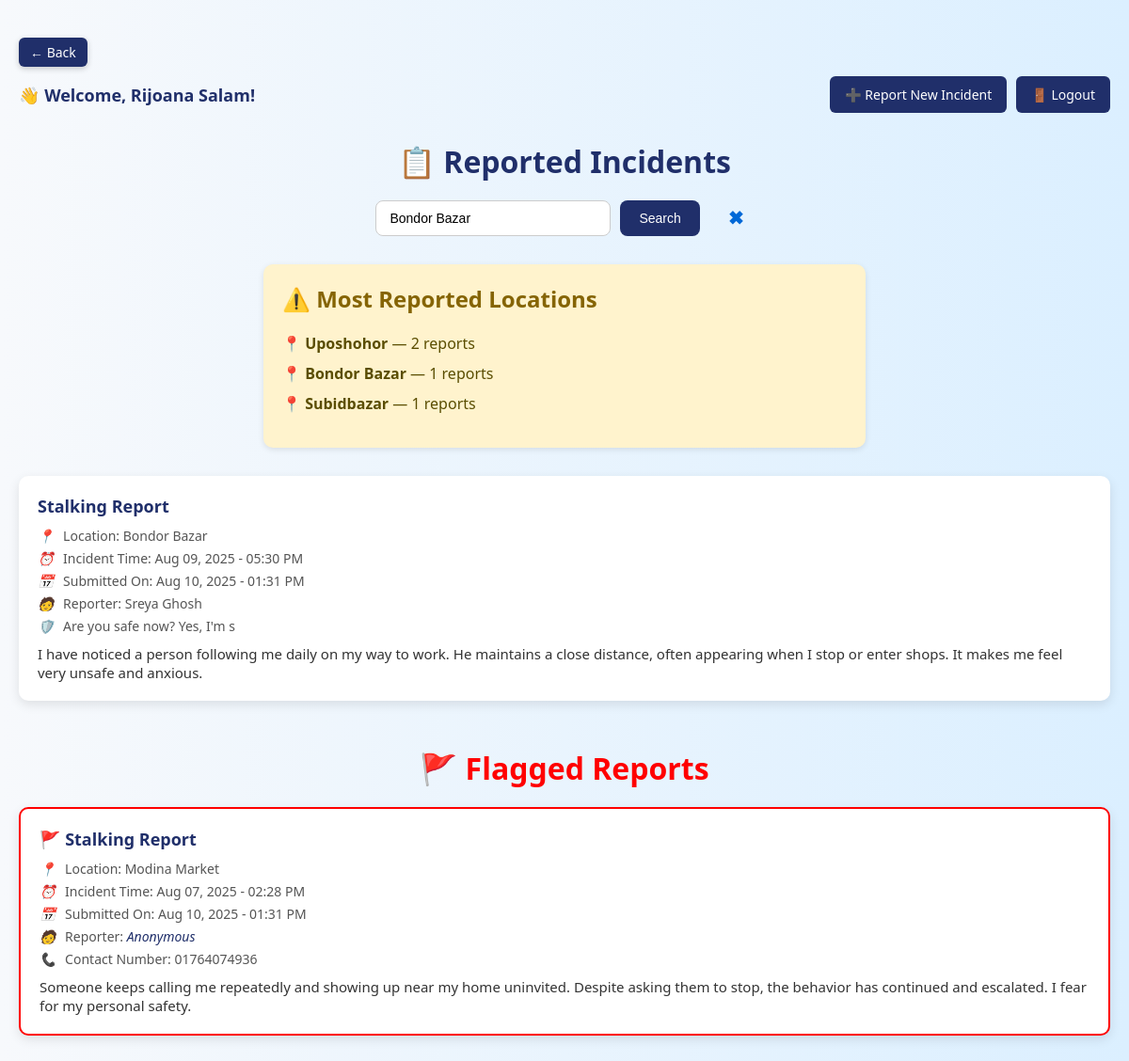
/dashboard.php?location=Bondor Bazar (signed in), run on the app's committed database.
### tables this page shows
CREATE TABLE `incidents` (
  `id` int(11) NOT NULL,
  `user_id` int(11) DEFAULT NULL,
  `type` varchar(50) DEFAULT NULL,
  `location` varchar(100) DEFAULT NULL,
  `incident_time` datetime DEFAULT NULL,
  `description` text DEFAULT NULL,
  `created_at` timestamp NOT NULL DEFAULT current_timestamp(),
  `safety_status` varchar(50) NOT NULL,
  `contact_number` varchar(20) DEFAULT NULL,
  `status` varchar(20) DEFAULT 'Pending',
  `is_fake` tinyint(1) DEFAULT 0,
  `anonymous` tinyint(1) DEFAULT 0,
  `location_id` int(11) DEFAULT NULL,
  `type_id` int(11) DEFAULT NULL,
  `flagged` tinyint(1) NOT NULL DEFAULT 0
);

CREATE TABLE `incident_types` (
  `type_id` int(11) NOT NULL,
  `type_name` varchar(100) NOT NULL
);

CREATE TABLE `locations` (
  `location_id` int(11) NOT NULL,
  `name` varchar(100) NOT NULL,
  `zone_type` varchar(50) DEFAULT NULL
);

CREATE TABLE `users` (
  `Id` int(11) NOT NULL,
  `fullname` varchar(100) NOT NULL,
  `Email` varchar(100) NOT NULL,
  `Password` varchar(255) NOT NULL,
  `NID` varchar(20) NOT NULL,
  `created_at` timestamp NOT NULL DEFAULT current_timestamp(),
  `is_admin` tinyint(1) NOT NULL DEFAULT 0
);

CREATE TABLE `feedback` (
  `feedback_id` int(11) NOT NULL,
  `report_id` int(11) NOT NULL,
  `response` varchar(10) NOT NULL
);

### dashboard.php (the view, shortened to what this page needs)
<?php
$conn = new mysqli("localhost", "root", "", "nirapodpoth_db");
$fullname = $_SESSION["fullname"] ?? 'User';
$locationFilter = $_GET['location'] ?? '';
$sql = "SELECT
    incidents.id,
    incidents.user_id,
    users.fullname AS reporter_name,
    incident_types.type_name AS incident_type,
    incidents.incident_time,
    incidents.description,
    incidents.safety_status,
    incidents.created_at,
    incidents.contact_number,
    locations.name AS location_name,
    feedback.response AS feedback_response
FROM incidents
LEFT JOIN users ON incidents.user_id = users.id
LEFT JOIN locations ON incidents.location_id = locations.location_id
LEFT JOIN incident_types ON incidents.type_id = incident_types.type_id
LEFT JOIN feedback ON incidents.id = feedback.report_id
WHERE incidents.status = 'Verified'
  AND incidents.is_fake = 0";
if (!empty($locationFilter)) {
    $locationFilterEscaped = $conn->real_escape_string($locationFilter);
    $sql .= " AND locations.name LIKE '%$locationFilterEscaped%'";
}
$sql .= " ORDER BY incidents.created_at DESC";
$result = $conn->query($sql);
$topLocationsSql = "
    SELECT l.name AS location_name, COUNT(i.id) AS total_reports
    FROM incidents i
    LEFT JOIN locations l ON i.location_id = l.location_id
    WHERE i.status = 'Verified' AND i.is_fake = 0
    GROUP BY l.location_id
    ORDER BY total_reports DESC
    LIMIT 3
";
$topLocationsResult = $conn->query($topLocationsSql);
$flaggedSql = "SELECT
    incidents.id,
    incidents.user_id,
    users.fullname AS reporter_name,
    incident_types.type_name AS incident_type,
    incidents.incident_time,
    incidents.description,
    incidents.safety_status,
    incidents.created_at,
    incidents.contact_number,
    locations.name AS location_name
FROM incidents
LEFT JOIN users ON incidents.user_id = users.id
LEFT JOIN locations ON incidents.location_id = locations.location_id
LEFT JOIN incident_types ON incidents.type_id = incident_types.type_id
WHERE incidents.is_fake = 1
ORDER BY incidents.created_at DESC";
$flaggedResult = $conn->query($flaggedSql);
?>
<!DOCTYPE html>
<html lang="en">
<head>
</head>
<body>
<?php
  $backUrl = ($_SESSION['is_admin'] ?? false) ? 'choose_dashboard.php' : 'index.php';
?>
<a href="<?= htmlspecialchars($backUrl) ?>" style="
  display: inline-block;
  margin-bottom: 10px;
  padding: 6px 12px;
  background-color: #202F6A;
  color: white;
  text-decoration: none;
  font-size: 14px;
  border-radius: 6px;
  box-shadow: 0 2px 6px rgba(0,0,0,0.2);
  transition: background-color 0.3s ease;
">
  ← Back
</a>
  <div class="top-bar">
    <div class="welcome">👋 Welcome, <?= htmlspecialchars($fullname) ?>!</div>
    <div class="actions">
      <a href="report_incident.php" class="btn">➕ Report New Incident</a>
      <a href="logout.php" class="btn">🚪 Logout</a>
    </div>
  </div>
  <h1>📋 Reported Incidents</h1>
  <div class="floating-search-wrapper">
    <form method="GET" class="floating-search-bar" id="searchForm">
      <input type="text" name="location" placeholder="Search by location" value="<?= htmlspecialchars($_GET['location'] ?? '') ?>">
      <button type="submit">Search</button>
      <div class="close-btn" onclick="toggleSearchBar(false)">✖</div>
    </form>
  </div>
  <?php if ($topLocationsResult && $topLocationsResult->num_rows > 0): ?>
    <div class="top-locations">
      <h2>⚠️ Most Reported Locations</h2>
      <ul>
        <?php while ($loc = $topLocationsResult->fetch_assoc()): ?>
          <li>📍 <strong><?= htmlspecialchars($loc['location_name'] ?? 'Unknown') ?></strong> — <?= $loc['total_reports'] ?> reports</li>
        <?php endwhile; ?>
      </ul>
    </div>
  <?php endif; ?>
  <div class="incident-container">
    <?php
    if ($result && $result->num_rows > 0) {
        while ($row = $result->fetch_assoc()) {
    ?>
        <div class="card">
          <h3><?= htmlspecialchars($row['incident_type']) ?> Report</h3>
          <div class="meta">
            <span><i>📍</i> Location: <?= htmlspecialchars($row['location_name'] ?? 'Unknown') ?></span>
            <span><i>⏰</i> Incident Time: <?= date("M d, Y - h:i A", strtotime($row['incident_time'])) ?></span>
            <span><i>📅</i> Submitted On: <?= date("M d, Y - h:i A", strtotime($row['created_at'])) ?></span>
            <span><i>🧑</i> Reporter:
              <?= !empty($row['reporter_name']) ? htmlspecialchars($row['reporter_name']) : '<i>Anonymous</i>' ?>
            </span>
            <?php if (!empty($row['feedback_response'])): ?>
              <span><i>🛡️</i> Are you safe now? <?= htmlspecialchars($row['feedback_response']) ?></span>
            <?php endif; ?>
          </div>
          <div class="description"><?= nl2br(htmlspecialchars($row['description'])) ?></div>
        </div>
    <?php
        }
    } else {
        echo "<p style='text-align:center;'>No incidents found matching your search.</p>";
    }
    ?>
  </div>
  <?php if ($flaggedResult && $flaggedResult->num_rows > 0): ?>
    <h1 style="margin-top:50px; color:red; text-align:center;">🚩 Flagged Reports</h1>
    <div class="incident-container">
      <?php while ($flag = $flaggedResult->fetch_assoc()): ?>
        <div class="card" style="border: 2px solid red;">
          <h3>🚩 <?= htmlspecialchars($flag['incident_type']) ?> Report</h3>
          <div class="meta">
            <span><i>📍</i> Location: <?= htmlspecialchars($flag['location_name'] ?? 'Unknown') ?></span>
            <span><i>⏰</i> Incident Time: <?= date("M d, Y - h:i A", strtotime($flag['incident_time'])) ?></span>
            <span><i>📅</i> Submitted On: <?= date("M d, Y - h:i A", strtotime($flag['created_at'])) ?></span>
            <span><i>🧑</i> Reporter:
              <?= !empty($flag['reporter_name']) ? htmlspecialchars($flag['reporter_name']) : '<i>Anonymous</i>' ?>
            </span>
            <?php if (!empty($flag['contact_number']) && ($_SESSION['is_admin'] ?? false)): ?>
              <span><i>📞</i> Contact Number: <?= htmlspecialchars($flag['contact_number']) ?></span>
            <?php endif; ?>
          </div>
          <div class="description"><?= nl2br(htmlspecialchars($flag['description'])) ?></div>
        </div>
      <?php endwhile; ?>
    </div>
  <?php endif; ?>
</body>
</html>

### dashboard.php (style rules this page uses)
body { margin: 0; font-family: 'Segoe UI', sans-serif; background: linear-gradient(to right, #f7f9fc, #dbefff); padding: 40px 20px; }
.top-bar { display: flex; justify-content: space-between; align-items: center; margin-bottom: 30px; }
.welcome { font-size: 18px; font-weight: bold; color: #202F6A; }
.actions { display: flex; gap: 10px; }
.btn { background-color: #202F6A; color: white; border: none; padding: 10px 16px; border-radius: 6px; cursor: pointer; font-size: 14px; text-decoration: none; display: inline-block; }
h1 { text-align: center; color: #202F6A; margin-bottom: 20px; }
.floating-search-wrapper { position: relative; text-align: center; margin-bottom: 30px; }
.floating-search-bar { display: none; justify-content: center; flex-wrap: wrap; gap: 10px; margin-top: 20px; animation: fadeIn 0.3s ease; }
.floating-search-bar input { padding: 10px 14px; font-size: 14px; border: 1px solid #ccc; border-radius: 8px; outline: none; min-width: 220px; }
.floating-search-bar button { background-color: #202F6A; color: white; border: none; padding: 10px 20px; border-radius: 8px; cursor: pointer; font-size: 14px; }
.close-btn { font-size: 20px; font-weight: bold; color: #0068d7ff; background: none; border: none; cursor: pointer; margin-left: 10px; padding: 5px 10px; }
.top-locations { margin-bottom: 30px; background: #fff3cd; padding: 20px; border-radius: 10px; box-shadow: 0 2px 6px rgba(0,0,0,0.1); max-width: 600px; margin-left: auto; margin-right: auto; }
.top-locations h2 { color: #856404; margin-top: 0; }
.top-locations ul { list-style: none; padding-left: 0; font-size: 16px; color: #5a4d00; }
.top-locations li { margin-bottom: 10px; }
.incident-container { display: grid; grid-template-columns: repeat(auto-fit, minmax(320px, 1fr)); gap: 20px; }
.card { background: white; border-radius: 10px; box-shadow: 0 4px 12px rgba(0,0,0,0.1); padding: 20px; transition: 0.3s; position: relative; }
.card h3 { margin: 0; color: #202F6A; font-size: 18px; }
.card .meta { font-size: 14px; margin: 10px 0; color: #555; }
.card .description { font-size: 15px; color: #333; margin-top: 10px; overflow: visible !important; }
.meta span { display: block; margin-bottom: 5px; white-space: normal; word-wrap: break-word; overflow-wrap: break-word; }
.meta i { margin-right: 6px; color: #202F6A; }

### data on the page
incidents: type.type_name "Stalking", location.name "Bondor Bazar", incident_time "Aug 09, 2025 - 05:30 PM", created_at "Aug 10, 2025 - 01:31 PM", user.fullname "Sreya Ghosh", feedback.response "Yes, I'm s", description "I have noticed a person following me daily on my way to work. He maintains a close distance, often appearing when I stop or enter shops. It makes me feel very unsafe and anxious."
incidents: type.type_name "Stalking", location.name "Modina Market", incident_time "Aug 07, 2025 - 02:28 PM", created_at "Aug 10, 2025 - 01:31 PM", contact_number "01764074936", description "Someone keeps calling me repeatedly and showing up near my home uninvited. Despite asking them to stop, the behavior has continued and escalated. I fear for my personal safety."

### other printed values
$fullname "Rijoana Salam"
$loc['location_name'] "Uposhohor"
$loc['total_reports'] "2"
$loc['location_name'] "Bondor Bazar"
$loc['total_reports'] "1"
$loc['location_name'] "Subidbazar"
